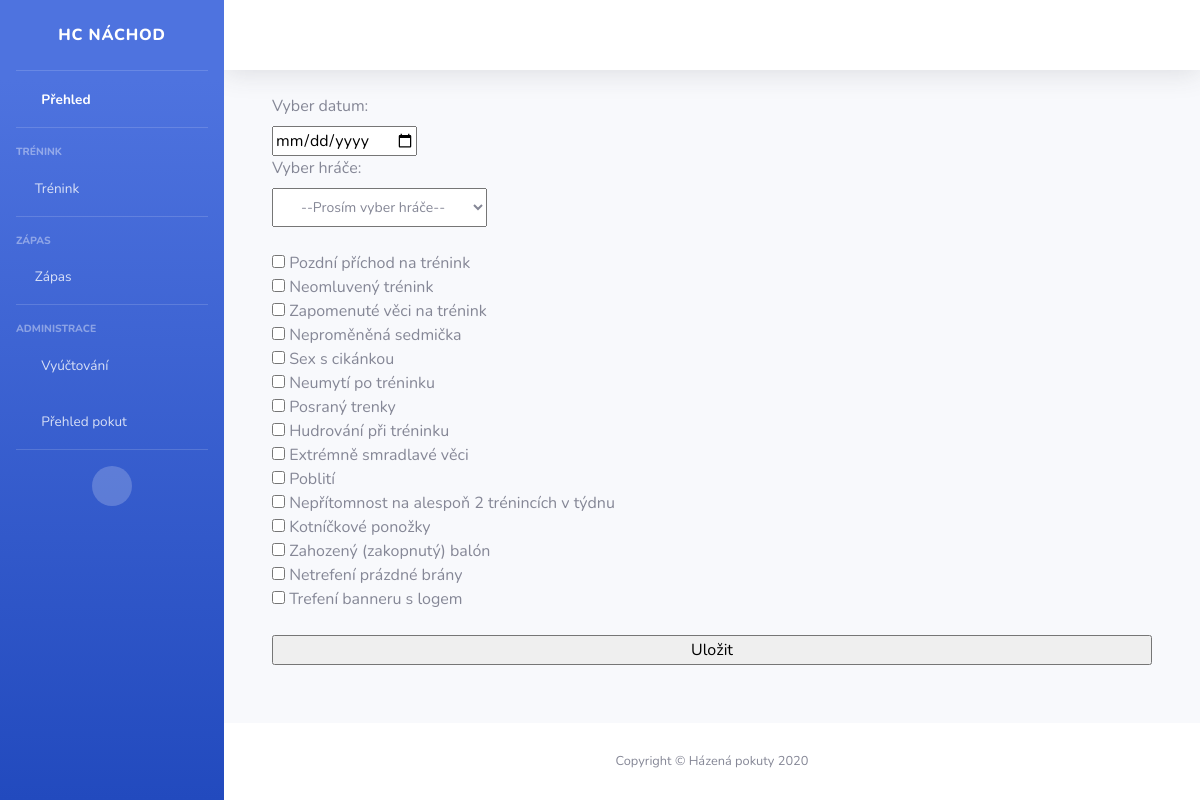
/indTraining/, run on the app's committed database.
### pokuty/models.py (models this page shows)
class Penalty(models.Model):
    name = models.CharField(max_length=200)
    price = models.PositiveSmallIntegerField()
    teamPenalty = models.BooleanField()
    trainingPenalty = models.BooleanField()

### pokuty/views.py (the view)
# urls.py: url(r"^indTraining/", indTraining, name="indTraining"),
def indTraining(request):
    users=CustomUser.objects.all()
    pokuty = Penalty.objects.all().filter(trainingPenalty=True).filter(teamPenalty=False)
    return render(request,"pokuty/individual.html",{'users': users, 'pokuty':pokuty})

### pokuty/templates/pokuty/individual.html (shortened to what this page needs)
{% extends 'base.html' %}
{% block content %}
<div class="container-fluid">
    <form action="{% url 'indsave' %}" method="POST">
        <label for="date">Vyber datum:</label>
        <br>
        <input type="date" id="date" name="date">
        <br>
        <label for="user">Vyber hráče:</label>
        <select class="dropdown-header" name="user" id="user" required=True>
            <option class="dropdown-item" value="">--Prosím vyber hráče--</option>
        </select>
        <br>
        {% for x in pokuty  %}
            <input class="custom-checkbox" type="checkbox" name="penalty" value={{x.id}}> {{x.name}}</input>
            <br>
        {% endfor %}
        <br>
        <input type="submit" class="btn-block" value="Uložit"/>
    </form>
</div>
 {% endblock %}

### data on the page
Penalty: name "Pozdní příchod na trénink"
Penalty: name "Neomluvený trénink"
Penalty: name "Zapomenuté věci na trénink"
Penalty: name "Neproměněná sedmička"
Penalty: name "Sex s cikánkou"
Penalty: name "Neumytí po tréninku"
Penalty: name "Posraný trenky"
Penalty: name "Hudrování při tréninku"
Penalty: name "Extrémně smradlavé věci"
Penalty: name "Poblití"
Penalty: name "Nepřítomnost na alespoň 2 trénincích v týdnu"
Penalty: name "Kotníčkové ponožky"
Penalty: name "Zahozený (zakopnutý) balón"
Penalty: name "Netrefení prázdné brány"
Penalty: name "Trefení banneru s logem"
